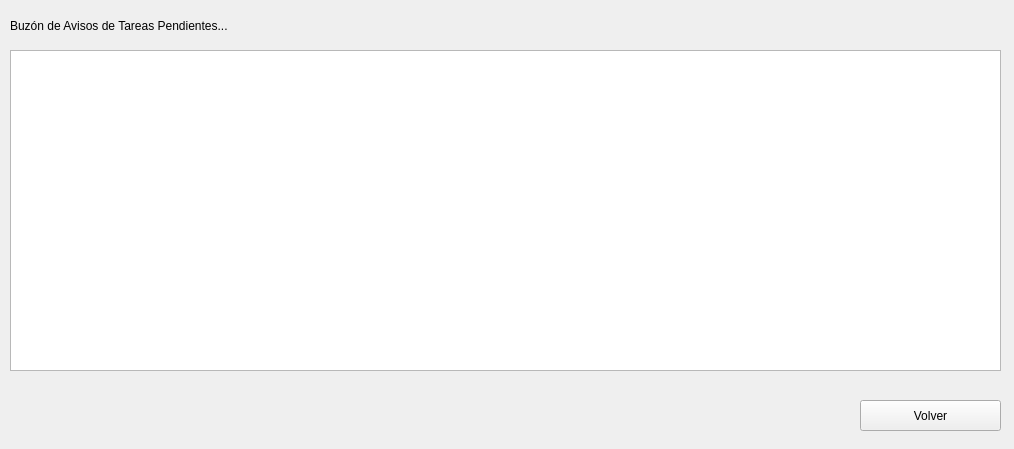
<?xml version="1.0" encoding="UTF-8"?>
<ui version="4.0">
 <class>frmTareasPendientes</class>
 <widget class="QDialog" name="frmTareasPendientes">
  <property name="geometry">
   <rect>
    <x>0</x>
    <y>0</y>
    <width>1014</width>
    <height>449</height>
   </rect>
  </property>
  <property name="windowTitle">
   <string>Dialog</string>
  </property>
  <widget class="QPushButton" name="cmdVolver">
   <property name="geometry">
    <rect>
     <x>860</x>
     <y>400</y>
     <width>141</width>
     <height>31</height>
    </rect>
   </property>
   <property name="text">
    <string>Volver</string>
   </property>
   <property name="icon">
    <iconset resource="Imagenes.qrc">
     <normaloff>:/imagenes/volver.png</normaloff>:/imagenes/volver.png</iconset>
   </property>
   <property name="autoDefault">
    <bool>false</bool>
   </property>
  </widget>
  <widget class="QTableWidget" name="tlAvisos">
   <property name="geometry">
    <rect>
     <x>10</x>
     <y>50</y>
     <width>991</width>
     <height>321</height>
    </rect>
   </property>
   <property name="editTriggers">
    <set>QAbstractItemView::NoEditTriggers</set>
   </property>
   <property name="tabKeyNavigation">
    <bool>false</bool>
   </property>
   <property name="showDropIndicator" stdset="0">
    <bool>false</bool>
   </property>
   <property name="dragDropOverwriteMode">
    <bool>false</bool>
   </property>
   <property name="selectionMode">
    <enum>QAbstractItemView::SingleSelection</enum>
   </property>
   <property name="selectionBehavior">
    <enum>QAbstractItemView::SelectRows</enum>
   </property>
   <attribute name="verticalHeaderVisible">
    <bool>false</bool>
   </attribute>
   <attribute name="verticalHeaderHighlightSections">
    <bool>false</bool>
   </attribute>
  </widget>
  <widget class="QLabel" name="lblTitulo">
   <property name="geometry">
    <rect>
     <x>10</x>
     <y>10</y>
     <width>411</width>
     <height>31</height>
    </rect>
   </property>
   <property name="palette">
    <palette>
     <active>
      <colorrole role="WindowText">
       <brush brushstyle="SolidPattern">
        <color alpha="255">
         <red>32</red>
         <green>74</green>
         <blue>135</blue>
        </color>
       </brush>
      </colorrole>
      <colorrole role="Button">
       <brush brushstyle="SolidPattern">
        <color alpha="255">
         <red>239</red>
         <green>239</green>
         <blue>239</blue>
        </color>
       </brush>
      </colorrole>
      <colorrole role="Light">
       <brush brushstyle="SolidPattern">
        <color alpha="255">
         <red>255</red>
         <green>255</green>
         <blue>255</blue>
        </color>
       </brush>
      </colorrole>
      <colorrole role="Midlight">
       <brush brushstyle="SolidPattern">
        <color alpha="255">
         <red>202</red>
         <green>202</green>
         <blue>202</blue>
        </color>
       </brush>
      </colorrole>
      <colorrole role="Dark">
       <brush brushstyle="SolidPattern">
        <color alpha="255">
         <red>159</red>
         <green>159</green>
         <blue>159</blue>
        </color>
       </brush>
      </colorrole>
      <colorrole role="Mid">
       <brush brushstyle="SolidPattern">
        <color alpha="255">
         <red>184</red>
         <green>184</green>
         <blue>184</blue>
        </color>
       </brush>
      </colorrole>
      <colorrole role="Text">
       <brush brushstyle="SolidPattern">
        <color alpha="255">
         <red>0</red>
         <green>0</green>
         <blue>0</blue>
        </color>
       </brush>
      </colorrole>
      <colorrole role="BrightText">
       <brush brushstyle="SolidPattern">
        <color alpha="255">
         <red>255</red>
         <green>255</green>
         <blue>255</blue>
        </color>
       </brush>
      </colorrole>
      <colorrole role="ButtonText">
       <brush brushstyle="SolidPattern">
        <color alpha="255">
         <red>0</red>
         <green>0</green>
         <blue>0</blue>
        </color>
       </brush>
      </colorrole>
      <colorrole role="Base">
       <brush brushstyle="SolidPattern">
        <color alpha="255">
         <red>255</red>
         <green>255</green>
         <blue>255</blue>
        </color>
       </brush>
      </colorrole>
      <colorrole role="Window">
       <brush brushstyle="SolidPattern">
        <color alpha="255">
         <red>239</red>
         <green>239</green>
         <blue>239</blue>
        </color>
       </brush>
      </colorrole>
      <colorrole role="Shadow">
       <brush brushstyle="SolidPattern">
        <color alpha="255">
         <red>118</red>
         <green>118</green>
         <blue>118</blue>
        </color>
       </brush>
      </colorrole>
      <colorrole role="Highlight">
       <brush brushstyle="SolidPattern">
        <color alpha="255">
         <red>48</red>
         <green>140</green>
         <blue>198</blue>
        </color>
       </brush>
      </colorrole>
      <colorrole role="HighlightedText">
       <brush brushstyle="SolidPattern">
        <color alpha="255">
         <red>255</red>
         <green>255</green>
         <blue>255</blue>
        </color>
       </brush>
      </colorrole>
      <colorrole role="Link">
       <brush brushstyle="SolidPattern">
        <color alpha="255">
         <red>0</red>
         <green>0</green>
         <blue>255</blue>
        </color>
       </brush>
      </colorrole>
      <colorrole role="LinkVisited">
       <brush brushstyle="SolidPattern">
        <color alpha="255">
         <red>255</red>
         <green>0</green>
         <blue>255</blue>
        </color>
       </brush>
      </colorrole>
      <colorrole role="AlternateBase">
       <brush brushstyle="SolidPattern">
        <color alpha="255">
         <red>247</red>
         <green>247</green>
         <blue>247</blue>
        </color>
       </brush>
      </colorrole>
      <colorrole role="NoRole">
       <brush brushstyle="NoBrush">
        <color alpha="255">
         <red>0</red>
         <green>0</green>
         <blue>0</blue>
        </color>
       </brush>
      </colorrole>
      <colorrole role="ToolTipBase">
       <brush brushstyle="SolidPattern">
        <color alpha="255">
         <red>255</red>
         <green>255</green>
         <blue>220</blue>
        </color>
       </brush>
      </colorrole>
      <colorrole role="ToolTipText">
       <brush brushstyle="SolidPattern">
        <color alpha="255">
         <red>0</red>
         <green>0</green>
         <blue>0</blue>
        </color>
       </brush>
      </colorrole>
      <colorrole role="PlaceholderText">
       <brush brushstyle="SolidPattern">
        <color alpha="128">
         <red>0</red>
         <green>0</green>
         <blue>0</blue>
        </color>
       </brush>
      </colorrole>
     </active>
     <inactive>
      <colorrole role="WindowText">
       <brush brushstyle="SolidPattern">
        <color alpha="255">
         <red>0</red>
         <green>0</green>
         <blue>0</blue>
        </color>
       </brush>
      </colorrole>
      <colorrole role="Button">
       <brush brushstyle="SolidPattern">
        <color alpha="255">
         <red>239</red>
         <green>239</green>
         <blue>239</blue>
        </color>
       </brush>
      </colorrole>
      <colorrole role="Light">
       <brush brushstyle="SolidPattern">
        <color alpha="255">
         <red>255</red>
         <green>255</green>
         <blue>255</blue>
        </color>
       </brush>
      </colorrole>
      <colorrole role="Midlight">
       <brush brushstyle="SolidPattern">
        <color alpha="255">
         <red>202</red>
         <green>202</green>
         <blue>202</blue>
        </color>
       </brush>
      </colorrole>
      <colorrole role="Dark">
       <brush brushstyle="SolidPattern">
        <color alpha="255">
         <red>159</red>
         <green>159</green>
         <blue>159</blue>
        </color>
       </brush>
      </colorrole>
      <colorrole role="Mid">
       <brush brushstyle="SolidPattern">
        <color alpha="255">
         <red>184</red>
         <green>184</green>
         <blue>184</blue>
        </color>
       </brush>
      </colorrole>
      <colorrole role="Text">
       <brush brushstyle="SolidPattern">
        <color alpha="255">
         <red>0</red>
         <green>0</green>
         <blue>0</blue>
        </color>
       </brush>
      </colorrole>
      <colorrole role="BrightText">
       <brush brushstyle="SolidPattern">
        <color alpha="255">
         <red>255</red>
         <green>255</green>
         <blue>255</blue>
        </color>
       </brush>
      </colorrole>
      <colorrole role="ButtonText">
       <brush brushstyle="SolidPattern">
        <color alpha="255">
         <red>0</red>
         <green>0</green>
         <blue>0</blue>
        </color>
       </brush>
      </colorrole>
      <colorrole role="Base">
       <brush brushstyle="SolidPattern">
        <color alpha="255">
         <red>255</red>
         <green>255</green>
         <blue>255</blue>
        </color>
       </brush>
      </colorrole>
      <colorrole role="Window">
       <brush brushstyle="SolidPattern">
        <color alpha="255">
         <red>239</red>
         <green>239</green>
         <blue>239</blue>
        </color>
       </brush>
      </colorrole>
      <colorrole role="Shadow">
       <brush brushstyle="SolidPattern">
        <color alpha="255">
         <red>118</red>
         <green>118</green>
         <blue>118</blue>
        </color>
       </brush>
      </colorrole>
      <colorrole role="Highlight">
       <brush brushstyle="SolidPattern">
        <color alpha="255">
         <red>48</red>
         <green>140</green>
         <blue>198</blue>
        </color>
       </brush>
      </colorrole>
      <colorrole role="HighlightedText">
       <brush brushstyle="SolidPattern">
        <color alpha="255">
         <red>255</red>
         <green>255</green>
         <blue>255</blue>
        </color>
       </brush>
      </colorrole>
      <colorrole role="Link">
       <brush brushstyle="SolidPattern">
        <color alpha="255">
         <red>0</red>
         <green>0</green>
         <blue>255</blue>
        </color>
       </brush>
      </colorrole>
      <colorrole role="LinkVisited">
       <brush brushstyle="SolidPattern">
        <color alpha="255">
         <red>255</red>
         <green>0</green>
         <blue>255</blue>
        </color>
       </brush>
      </colorrole>
      <colorrole role="AlternateBase">
       <brush brushstyle="SolidPattern">
        <color alpha="255">
         <red>247</red>
         <green>247</green>
         <blue>247</blue>
        </color>
       </brush>
      </colorrole>
      <colorrole role="NoRole">
       <brush brushstyle="NoBrush">
        <color alpha="255">
         <red>0</red>
         <green>0</green>
         <blue>0</blue>
        </color>
       </brush>
      </colorrole>
      <colorrole role="ToolTipBase">
       <brush brushstyle="SolidPattern">
        <color alpha="255">
         <red>255</red>
         <green>255</green>
         <blue>220</blue>
        </color>
       </brush>
      </colorrole>
      <colorrole role="ToolTipText">
       <brush brushstyle="SolidPattern">
        <color alpha="255">
         <red>0</red>
         <green>0</green>
         <blue>0</blue>
        </color>
       </brush>
      </colorrole>
      <colorrole role="PlaceholderText">
       <brush brushstyle="SolidPattern">
        <color alpha="128">
         <red>0</red>
         <green>0</green>
         <blue>0</blue>
        </color>
       </brush>
      </colorrole>
     </inactive>
     <disabled>
      <colorrole role="WindowText">
       <brush brushstyle="SolidPattern">
        <color alpha="255">
         <red>190</red>
         <green>190</green>
         <blue>190</blue>
        </color>
       </brush>
      </colorrole>
      <colorrole role="Button">
       <brush brushstyle="SolidPattern">
        <color alpha="255">
         <red>239</red>
         <green>239</green>
         <blue>239</blue>
        </color>
       </brush>
      </colorrole>
      <colorrole role="Light">
       <brush brushstyle="SolidPattern">
        <color alpha="255">
         <red>255</red>
         <green>255</green>
         <blue>255</blue>
        </color>
       </brush>
      </colorrole>
      <colorrole role="Midlight">
       <brush brushstyle="SolidPattern">
        <color alpha="255">
         <red>202</red>
         <green>202</green>
         <blue>202</blue>
        </color>
       </brush>
      </colorrole>
      <colorrole role="Dark">
       <brush brushstyle="SolidPattern">
        <color alpha="255">
         <red>190</red>
         <green>190</green>
         <blue>190</blue>
        </color>
       </brush>
      </colorrole>
      <colorrole role="Mid">
       <brush brushstyle="SolidPattern">
        <color alpha="255">
         <red>184</red>
         <green>184</green>
         <blue>184</blue>
        </color>
       </brush>
      </colorrole>
      <colorrole role="Text">
       <brush brushstyle="SolidPattern">
        <color alpha="255">
         <red>190</red>
         <green>190</green>
         <blue>190</blue>
        </color>
       </brush>
      </colorrole>
      <colorrole role="BrightText">
       <brush brushstyle="SolidPattern">
        <color alpha="255">
         <red>255</red>
         <green>255</green>
         <blue>255</blue>
        </color>
       </brush>
      </colorrole>
      <colorrole role="ButtonText">
       <brush brushstyle="SolidPattern">
        <color alpha="255">
         <red>190</red>
         <green>190</green>
         <blue>190</blue>
        </color>
       </brush>
      </colorrole>
      <colorrole role="Base">
       <brush brushstyle="SolidPattern">
        <color alpha="255">
         <red>239</red>
         <green>239</green>
         <blue>239</blue>
        </color>
       </brush>
      </colorrole>
      <colorrole role="Window">
       <brush brushstyle="SolidPattern">
        <color alpha="255">
         <red>239</red>
         <green>239</green>
         <blue>239</blue>
        </color>
       </brush>
      </colorrole>
      <colorrole role="Shadow">
       <brush brushstyle="SolidPattern">
        <color alpha="255">
         <red>177</red>
         <green>177</green>
         <blue>177</blue>
        </color>
       </brush>
      </colorrole>
      <colorrole role="Highlight">
       <brush brushstyle="SolidPattern">
        <color alpha="255">
         <red>145</red>
         <green>145</green>
         <blue>145</blue>
        </color>
       </brush>
      </colorrole>
      <colorrole role="HighlightedText">
       <brush brushstyle="SolidPattern">
        <color alpha="255">
         <red>255</red>
         <green>255</green>
         <blue>255</blue>
        </color>
       </brush>
      </colorrole>
      <colorrole role="Link">
       <brush brushstyle="SolidPattern">
        <color alpha="255">
         <red>0</red>
         <green>0</green>
         <blue>255</blue>
        </color>
       </brush>
      </colorrole>
      <colorrole role="LinkVisited">
       <brush brushstyle="SolidPattern">
        <color alpha="255">
         <red>255</red>
         <green>0</green>
         <blue>255</blue>
        </color>
       </brush>
      </colorrole>
      <colorrole role="AlternateBase">
       <brush brushstyle="SolidPattern">
        <color alpha="255">
         <red>247</red>
         <green>247</green>
         <blue>247</blue>
        </color>
       </brush>
      </colorrole>
      <colorrole role="NoRole">
       <brush brushstyle="NoBrush">
        <color alpha="255">
         <red>0</red>
         <green>0</green>
         <blue>0</blue>
        </color>
       </brush>
      </colorrole>
      <colorrole role="ToolTipBase">
       <brush brushstyle="SolidPattern">
        <color alpha="255">
         <red>255</red>
         <green>255</green>
         <blue>220</blue>
        </color>
       </brush>
      </colorrole>
      <colorrole role="ToolTipText">
       <brush brushstyle="SolidPattern">
        <color alpha="255">
         <red>0</red>
         <green>0</green>
         <blue>0</blue>
        </color>
       </brush>
      </colorrole>
      <colorrole role="PlaceholderText">
       <brush brushstyle="SolidPattern">
        <color alpha="128">
         <red>0</red>
         <green>0</green>
         <blue>0</blue>
        </color>
       </brush>
      </colorrole>
     </disabled>
    </palette>
   </property>
   <property name="frameShape">
    <enum>QFrame::NoFrame</enum>
   </property>
   <property name="text">
    <string>Buzón de Avisos de Tareas Pendientes...</string>
   </property>
  </widget>
 </widget>
 <resources>
  <include location="Imagenes.qrc"/>
 </resources>
 <connections/>
</ui>
